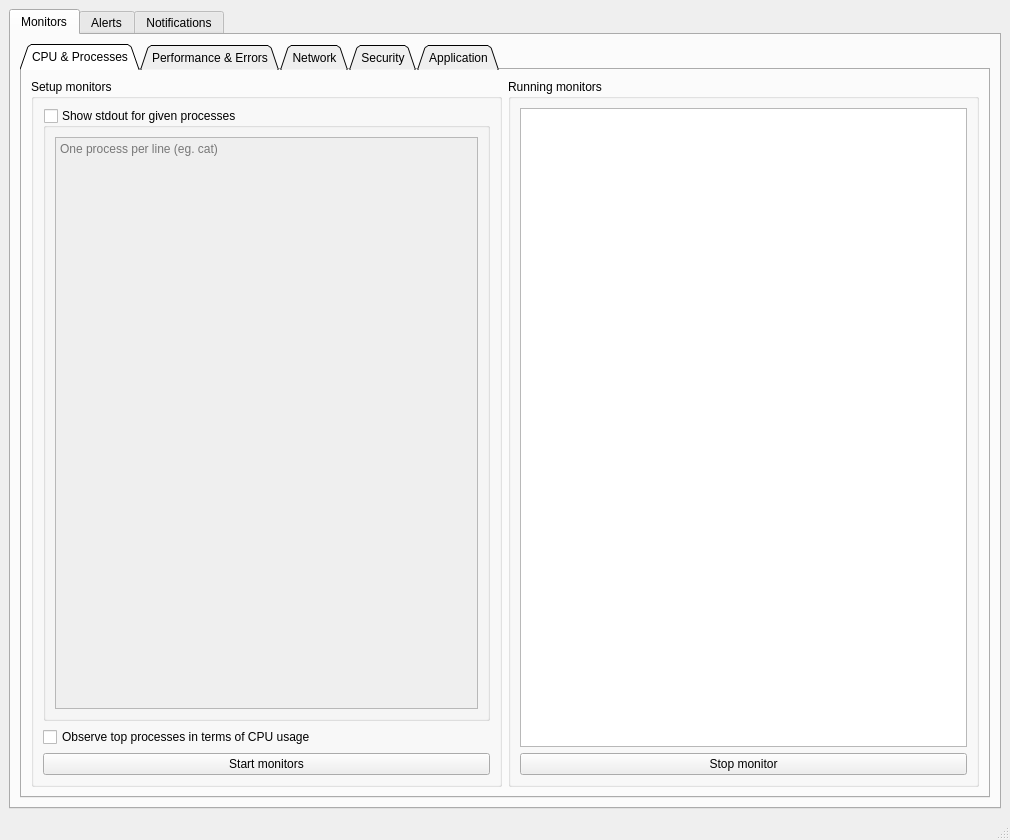
<?xml version="1.0" encoding="UTF-8"?>
<ui version="4.0">
 <class>MainWindow</class>
 <widget class="QMainWindow" name="MainWindow">
  <property name="windowModality">
   <enum>Qt::NonModal</enum>
  </property>
  <property name="geometry">
   <rect>
    <x>0</x>
    <y>0</y>
    <width>1010</width>
    <height>840</height>
   </rect>
  </property>
  <property name="windowTitle">
   <string>SAD UI</string>
  </property>
  <widget class="QWidget" name="centralwidget">
   <layout class="QHBoxLayout" name="horizontalLayout">
    <item>
     <widget class="QTabWidget" name="mainTabWidget">
      <property name="currentIndex">
       <number>0</number>
      </property>
      <widget class="QWidget" name="homeTab">
       <attribute name="title">
        <string>Monitors</string>
       </attribute>
       <layout class="QVBoxLayout" name="verticalLayout_3">
        <item>
         <widget class="QTabWidget" name="homeTabWidget">
          <property name="tabPosition">
           <enum>QTabWidget::North</enum>
          </property>
          <property name="tabShape">
           <enum>QTabWidget::Triangular</enum>
          </property>
          <property name="currentIndex">
           <number>0</number>
          </property>
          <property name="iconSize">
           <size>
            <width>150</width>
            <height>50</height>
           </size>
          </property>
          <property name="elideMode">
           <enum>Qt::ElideNone</enum>
          </property>
          <property name="documentMode">
           <bool>false</bool>
          </property>
          <property name="tabsClosable">
           <bool>false</bool>
          </property>
          <widget class="QWidget" name="homeCpuTab">
           <attribute name="title">
            <string>CPU &amp;&amp; Processes</string>
           </attribute>
           <layout class="QGridLayout" name="gridLayout">
            <item row="0" column="0">
             <widget class="QGroupBox" name="cpuSetupMonitorsGroupBox">
              <property name="title">
               <string>Setup monitors</string>
              </property>
              <property name="flat">
               <bool>false</bool>
              </property>
              <property name="checkable">
               <bool>false</bool>
              </property>
              <layout class="QVBoxLayout" name="verticalLayout">
               <item>
                <widget class="QGroupBox" name="cpuProcessesGroupBox">
                 <property name="enabled">
                  <bool>true</bool>
                 </property>
                 <property name="title">
                  <string>Show stdout for given processes</string>
                 </property>
                 <property name="checkable">
                  <bool>true</bool>
                 </property>
                 <property name="checked">
                  <bool>false</bool>
                 </property>
                 <layout class="QVBoxLayout" name="verticalLayout_6">
                  <item>
                   <widget class="QTextEdit" name="cpuProcessesTextEdit">
                    <property name="sizeAdjustPolicy">
                     <enum>QAbstractScrollArea::AdjustToContentsOnFirstShow</enum>
                    </property>
                    <property name="html">
                     <string>&lt;!DOCTYPE HTML PUBLIC &quot;-//W3C//DTD HTML 4.0//EN&quot; &quot;http://www.w3.org/TR/REC-html40/strict.dtd&quot;&gt;
&lt;html&gt;&lt;head&gt;&lt;meta name=&quot;qrichtext&quot; content=&quot;1&quot; /&gt;&lt;style type=&quot;text/css&quot;&gt;
p, li { white-space: pre-wrap; }
&lt;/style&gt;&lt;/head&gt;&lt;body style=&quot; font-family:'Ubuntu'; font-size:11pt; font-weight:400; font-style:normal;&quot;&gt;
&lt;p style=&quot;-qt-paragraph-type:empty; margin-top:0px; margin-bottom:0px; margin-left:0px; margin-right:0px; -qt-block-indent:0; text-indent:0px; font-family:'Cantarell';&quot;&gt;&lt;br /&gt;&lt;/p&gt;&lt;/body&gt;&lt;/html&gt;</string>
                    </property>
                    <property name="placeholderText">
                     <string>One process per line (eg. cat)</string>
                    </property>
                   </widget>
                  </item>
                 </layout>
                </widget>
               </item>
               <item>
                <widget class="QCheckBox" name="cpuTopProcessesCheckBox">
                 <property name="text">
                  <string>Observe top processes in terms of CPU usage</string>
                 </property>
                </widget>
               </item>
               <item>
                <widget class="QPushButton" name="cpuStartMonitorsPushButton">
                 <property name="text">
                  <string>Start monitors</string>
                 </property>
                 <property name="autoDefault">
                  <bool>false</bool>
                 </property>
                 <property name="default">
                  <bool>false</bool>
                 </property>
                </widget>
               </item>
              </layout>
             </widget>
            </item>
            <item row="0" column="1">
             <widget class="QGroupBox" name="cpuRunningMonitorsGroupBox">
              <property name="title">
               <string>Running monitors</string>
              </property>
              <layout class="QVBoxLayout" name="verticalLayout_2">
               <item>
                <widget class="QListWidget" name="cpuRunningMonitorsListWidget"/>
               </item>
               <item>
                <widget class="QPushButton" name="cpuStopMonitorPushButton">
                 <property name="text">
                  <string>Stop monitor</string>
                 </property>
                </widget>
               </item>
              </layout>
             </widget>
            </item>
           </layout>
          </widget>
          <widget class="QWidget" name="homeErrorsTab">
           <attribute name="title">
            <string>Performance &amp;&amp; Errors</string>
           </attribute>
           <layout class="QGridLayout" name="gridLayout_2">
            <item row="0" column="1">
             <widget class="QGroupBox" name="errorsRunningMonitorsGroupBox">
              <property name="title">
               <string>Running monitors</string>
              </property>
              <layout class="QVBoxLayout" name="verticalLayout_4">
               <item>
                <widget class="QListWidget" name="errorsRunningMonitorsListWidget">
                 <property name="sortingEnabled">
                  <bool>true</bool>
                 </property>
                </widget>
               </item>
               <item>
                <widget class="QPushButton" name="errorsStopMonitorPushButton">
                 <property name="text">
                  <string>Stop monitor</string>
                 </property>
                </widget>
               </item>
              </layout>
             </widget>
            </item>
            <item row="0" column="0">
             <widget class="QGroupBox" name="errorsSetupMonitorsGroupBox">
              <property name="title">
               <string>Setup monitors</string>
              </property>
              <property name="flat">
               <bool>false</bool>
              </property>
              <property name="checkable">
               <bool>false</bool>
              </property>
              <layout class="QVBoxLayout" name="verticalLayout_5">
               <item>
                <widget class="QGroupBox" name="errorsFileOpensGroupBox">
                 <property name="title">
                  <string>Show all failed file opens by given processes</string>
                 </property>
                 <property name="checkable">
                  <bool>true</bool>
                 </property>
                 <property name="checked">
                  <bool>false</bool>
                 </property>
                 <layout class="QVBoxLayout" name="verticalLayout_20">
                  <item>
                   <widget class="QTextEdit" name="errorsFileOpensTextEdit">
                    <property name="placeholderText">
                     <string>One process per line (eg. cat)</string>
                    </property>
                   </widget>
                  </item>
                 </layout>
                </widget>
               </item>
               <item>
                <widget class="QCheckBox" name="errorsTopSystemCallsCheckBox">
                 <property name="text">
                  <string>Observe top system calls returning errors</string>
                 </property>
                </widget>
               </item>
               <item>
                <widget class="QCheckBox" name="errorsTopFilesCheckBox">
                 <property name="text">
                  <string>Observe top files with I/O errors</string>
                 </property>
                </widget>
               </item>
               <item>
                <widget class="QCheckBox" name="errorsTopProcessesCheckBox">
                 <property name="text">
                  <string>Observe top processes with I/O errors</string>
                 </property>
                </widget>
               </item>
               <item>
                <widget class="QCheckBox" name="errorsFilesTimeCheckBox">
                 <property name="text">
                  <string>Observe files where most time has been spent</string>
                 </property>
                </widget>
               </item>
               <item>
                <widget class="QCheckBox" name="errorsSystemCallsTimeCheckBox">
                 <property name="text">
                  <string>Observe system calls where most time has been spent</string>
                 </property>
                </widget>
               </item>
               <item>
                <widget class="QPushButton" name="errorsStartMonitorsPushButton">
                 <property name="text">
                  <string>Start monitors</string>
                 </property>
                 <property name="autoDefault">
                  <bool>false</bool>
                 </property>
                 <property name="default">
                  <bool>false</bool>
                 </property>
                </widget>
               </item>
              </layout>
             </widget>
            </item>
           </layout>
          </widget>
          <widget class="QWidget" name="homeNetworkTab">
           <attribute name="title">
            <string>Network</string>
           </attribute>
           <layout class="QGridLayout" name="gridLayout_3">
            <item row="0" column="0">
             <widget class="QGroupBox" name="networkSetupMonitorsGroupBox">
              <property name="title">
               <string>Setup monitors</string>
              </property>
              <property name="flat">
               <bool>false</bool>
              </property>
              <property name="checkable">
               <bool>false</bool>
              </property>
              <layout class="QVBoxLayout" name="verticalLayout_8">
               <item>
                <widget class="QGroupBox" name="networkHostsGroupBox">
                 <property name="title">
                  <string>Show network data exchanged for given host IPs</string>
                 </property>
                 <property name="checkable">
                  <bool>true</bool>
                 </property>
                 <property name="checked">
                  <bool>false</bool>
                 </property>
                 <layout class="QVBoxLayout" name="verticalLayout_9">
                  <item>
                   <widget class="QTextEdit" name="networkHostsTextEdit">
                    <property name="sizeAdjustPolicy">
                     <enum>QAbstractScrollArea::AdjustToContentsOnFirstShow</enum>
                    </property>
                    <property name="html">
                     <string>&lt;!DOCTYPE HTML PUBLIC &quot;-//W3C//DTD HTML 4.0//EN&quot; &quot;http://www.w3.org/TR/REC-html40/strict.dtd&quot;&gt;
&lt;html&gt;&lt;head&gt;&lt;meta name=&quot;qrichtext&quot; content=&quot;1&quot; /&gt;&lt;style type=&quot;text/css&quot;&gt;
p, li { white-space: pre-wrap; }
&lt;/style&gt;&lt;/head&gt;&lt;body style=&quot; font-family:'Ubuntu'; font-size:11pt; font-weight:400; font-style:normal;&quot;&gt;
&lt;p style=&quot;-qt-paragraph-type:empty; margin-top:0px; margin-bottom:0px; margin-left:0px; margin-right:0px; -qt-block-indent:0; text-indent:0px; font-family:'Cantarell';&quot;&gt;&lt;br /&gt;&lt;/p&gt;&lt;/body&gt;&lt;/html&gt;</string>
                    </property>
                    <property name="placeholderText">
                     <string>One host per line (eg. 192.168.0.1)</string>
                    </property>
                   </widget>
                  </item>
                 </layout>
                </widget>
               </item>
               <item>
                <widget class="QCheckBox" name="networkTopConnectionsCheckBox">
                 <property name="text">
                  <string>Observe top network connections in terms of bandwidth</string>
                 </property>
                </widget>
               </item>
               <item>
                <widget class="QCheckBox" name="networkTopProcessesCheckBox">
                 <property name="text">
                  <string>Observe top processes in terms of bandwidth</string>
                 </property>
                </widget>
               </item>
               <item>
                <widget class="QPushButton" name="networkStartMonitorsPushButton">
                 <property name="text">
                  <string>Start monitors</string>
                 </property>
                 <property name="autoDefault">
                  <bool>false</bool>
                 </property>
                 <property name="default">
                  <bool>false</bool>
                 </property>
                </widget>
               </item>
              </layout>
             </widget>
            </item>
            <item row="0" column="1">
             <widget class="QGroupBox" name="networkRunningMonitorsGroupBox">
              <property name="title">
               <string>Running monitors</string>
              </property>
              <layout class="QVBoxLayout" name="verticalLayout_10">
               <item>
                <widget class="QListWidget" name="networkRunningMonitorsListWidget">
                 <property name="sortingEnabled">
                  <bool>true</bool>
                 </property>
                </widget>
               </item>
               <item>
                <widget class="QPushButton" name="networkStopMonitorPushButton">
                 <property name="text">
                  <string>Stop monitor</string>
                 </property>
                </widget>
               </item>
              </layout>
             </widget>
            </item>
           </layout>
          </widget>
          <widget class="QWidget" name="homeSecurityTab">
           <attribute name="title">
            <string>Security</string>
           </attribute>
           <layout class="QGridLayout" name="gridLayout_4">
            <item row="0" column="0">
             <widget class="QGroupBox" name="securitySetupMonitorsGroupBox">
              <property name="title">
               <string>Setup monitors</string>
              </property>
              <property name="flat">
               <bool>false</bool>
              </property>
              <property name="checkable">
               <bool>false</bool>
              </property>
              <layout class="QVBoxLayout" name="verticalLayout_12">
               <item>
                <widget class="QGroupBox" name="securityLoginShellsGroupBox">
                 <property name="title">
                  <string>Show all the commands executed by the login shell with given ID</string>
                 </property>
                 <property name="checkable">
                  <bool>true</bool>
                 </property>
                 <property name="checked">
                  <bool>false</bool>
                 </property>
                 <layout class="QVBoxLayout" name="verticalLayout_13">
                  <item>
                   <widget class="QTextEdit" name="securityLoginShellsTextEdit">
                    <property name="sizeAdjustPolicy">
                     <enum>QAbstractScrollArea::AdjustToContentsOnFirstShow</enum>
                    </property>
                    <property name="html">
                     <string>&lt;!DOCTYPE HTML PUBLIC &quot;-//W3C//DTD HTML 4.0//EN&quot; &quot;http://www.w3.org/TR/REC-html40/strict.dtd&quot;&gt;
&lt;html&gt;&lt;head&gt;&lt;meta name=&quot;qrichtext&quot; content=&quot;1&quot; /&gt;&lt;style type=&quot;text/css&quot;&gt;
p, li { white-space: pre-wrap; }
&lt;/style&gt;&lt;/head&gt;&lt;body style=&quot; font-family:'Ubuntu'; font-size:11pt; font-weight:400; font-style:normal;&quot;&gt;
&lt;p style=&quot;-qt-paragraph-type:empty; margin-top:0px; margin-bottom:0px; margin-left:0px; margin-right:0px; -qt-block-indent:0; text-indent:0px; font-family:'Cantarell';&quot;&gt;&lt;br /&gt;&lt;/p&gt;&lt;/body&gt;&lt;/html&gt;</string>
                    </property>
                    <property name="placeholderText">
                     <string>One ID per line (eg. 5459)</string>
                    </property>
                   </widget>
                  </item>
                 </layout>
                </widget>
               </item>
               <item>
                <widget class="QGroupBox" name="securityUserDirectoriesGroupBox">
                 <property name="title">
                  <string>Show the directories that a user visits</string>
                 </property>
                 <property name="checkable">
                  <bool>true</bool>
                 </property>
                 <property name="checked">
                  <bool>false</bool>
                 </property>
                 <layout class="QVBoxLayout" name="verticalLayout_14">
                  <item>
                   <widget class="QTextEdit" name="securityUserDirectoriesTextEdit">
                    <property name="placeholderText">
                     <string>One user per line (eg. root)</string>
                    </property>
                   </widget>
                  </item>
                 </layout>
                </widget>
               </item>
               <item>
                <widget class="QGroupBox" name="securityFileOpensGroupBox">
                 <property name="title">
                  <string>Show every file open that happens in a directory</string>
                 </property>
                 <property name="checkable">
                  <bool>true</bool>
                 </property>
                 <property name="checked">
                  <bool>false</bool>
                 </property>
                 <layout class="QVBoxLayout" name="verticalLayout_15">
                  <item>
                   <widget class="QTextEdit" name="securityFileOpensTextEdit">
                    <property name="placeholderText">
                     <string>One directory per line (eg. /etc)</string>
                    </property>
                   </widget>
                  </item>
                 </layout>
                </widget>
               </item>
               <item>
                <widget class="QPushButton" name="securityStartMonitorsPushButton">
                 <property name="text">
                  <string>Start monitors</string>
                 </property>
                 <property name="autoDefault">
                  <bool>false</bool>
                 </property>
                 <property name="default">
                  <bool>false</bool>
                 </property>
                </widget>
               </item>
              </layout>
             </widget>
            </item>
            <item row="0" column="1">
             <widget class="QGroupBox" name="securityRunningMonitorsGroupBox">
              <property name="title">
               <string>Running monitors</string>
              </property>
              <layout class="QVBoxLayout" name="verticalLayout_11">
               <item>
                <widget class="QListWidget" name="securityRunningMonitorsListWidget">
                 <property name="sortingEnabled">
                  <bool>true</bool>
                 </property>
                </widget>
               </item>
               <item>
                <widget class="QPushButton" name="securityStopMonitorPushButton">
                 <property name="text">
                  <string>Stop monitor</string>
                 </property>
                </widget>
               </item>
              </layout>
             </widget>
            </item>
           </layout>
          </widget>
          <widget class="QWidget" name="homeAppTab">
           <attribute name="title">
            <string>Application</string>
           </attribute>
           <layout class="QGridLayout" name="gridLayout_5">
            <item row="0" column="0">
             <widget class="QGroupBox" name="appSetupMonitorsGroupBox">
              <property name="title">
               <string>Setup monitors</string>
              </property>
              <property name="flat">
               <bool>false</bool>
              </property>
              <property name="checkable">
               <bool>false</bool>
              </property>
              <layout class="QVBoxLayout" name="verticalLayout_17">
               <item>
                <widget class="QGroupBox" name="appHTTPGroupBox">
                 <property name="title">
                  <string>Show all HTTP requests of specified type by the machine</string>
                 </property>
                 <property name="checkable">
                  <bool>true</bool>
                 </property>
                 <property name="checked">
                  <bool>false</bool>
                 </property>
                 <layout class="QVBoxLayout" name="verticalLayout_18">
                  <item>
                   <widget class="QTextEdit" name="appHTTPTextEdit">
                    <property name="sizeAdjustPolicy">
                     <enum>QAbstractScrollArea::AdjustToContentsOnFirstShow</enum>
                    </property>
                    <property name="html">
                     <string>&lt;!DOCTYPE HTML PUBLIC &quot;-//W3C//DTD HTML 4.0//EN&quot; &quot;http://www.w3.org/TR/REC-html40/strict.dtd&quot;&gt;
&lt;html&gt;&lt;head&gt;&lt;meta name=&quot;qrichtext&quot; content=&quot;1&quot; /&gt;&lt;style type=&quot;text/css&quot;&gt;
p, li { white-space: pre-wrap; }
&lt;/style&gt;&lt;/head&gt;&lt;body style=&quot; font-family:'Ubuntu'; font-size:11pt; font-weight:400; font-style:normal;&quot;&gt;
&lt;p style=&quot;-qt-paragraph-type:empty; margin-top:0px; margin-bottom:0px; margin-left:0px; margin-right:0px; -qt-block-indent:0; text-indent:0px; font-family:'Cantarell';&quot;&gt;&lt;br /&gt;&lt;/p&gt;&lt;/body&gt;&lt;/html&gt;</string>
                    </property>
                    <property name="placeholderText">
                     <string>One type per line (eg. GET, POST)</string>
                    </property>
                   </widget>
                  </item>
                 </layout>
                </widget>
               </item>
               <item>
                <widget class="QGroupBox" name="appSQLGroupBox">
                 <property name="title">
                  <string>Show all SQL queries of specified type by the machine</string>
                 </property>
                 <property name="checkable">
                  <bool>true</bool>
                 </property>
                 <property name="checked">
                  <bool>false</bool>
                 </property>
                 <layout class="QVBoxLayout" name="verticalLayout_19">
                  <item>
                   <widget class="QTextEdit" name="appSQLTextEdit">
                    <property name="placeholderText">
                     <string>One type per line (eg. SELECT, UPDATE)</string>
                    </property>
                   </widget>
                  </item>
                 </layout>
                </widget>
               </item>
               <item>
                <widget class="QPushButton" name="appStartMonitorsPushButton">
                 <property name="text">
                  <string>Start monitors</string>
                 </property>
                 <property name="autoDefault">
                  <bool>false</bool>
                 </property>
                 <property name="default">
                  <bool>false</bool>
                 </property>
                </widget>
               </item>
              </layout>
             </widget>
            </item>
            <item row="0" column="1">
             <widget class="QGroupBox" name="appRunningMonitorsGroupBox">
              <property name="title">
               <string>Running monitors</string>
              </property>
              <layout class="QVBoxLayout" name="verticalLayout_16">
               <item>
                <widget class="QListWidget" name="appRunningMonitorsListWidget">
                 <property name="sortingEnabled">
                  <bool>true</bool>
                 </property>
                </widget>
               </item>
               <item>
                <widget class="QPushButton" name="appStopMonitorPushButton">
                 <property name="text">
                  <string>Stop monitor</string>
                 </property>
                </widget>
               </item>
              </layout>
             </widget>
            </item>
           </layout>
          </widget>
         </widget>
        </item>
       </layout>
      </widget>
      <widget class="QWidget" name="alertsTab">
       <attribute name="title">
        <string>Alerts</string>
       </attribute>
       <layout class="QHBoxLayout" name="horizontalLayout_2">
        <item>
         <widget class="QGroupBox" name="alertsAlertDetailsGroupBox">
          <property name="title">
           <string>Alert details</string>
          </property>
          <layout class="QVBoxLayout" name="verticalLayout_23">
           <item>
            <widget class="QGroupBox" name="alertsTriggerGroupBox">
             <property name="title">
              <string>Trigger</string>
             </property>
             <layout class="QFormLayout" name="formLayout_4">
              <item row="0" column="0">
               <widget class="QLabel" name="alertsAlertNameLabel">
                <property name="text">
                 <string>Alert name</string>
                </property>
                <property name="margin">
                 <number>4</number>
                </property>
               </widget>
              </item>
              <item row="0" column="1">
               <widget class="QTextEdit" name="alertsAlertNameTextEdit">
                <property name="placeholderText">
                 <string>Alert name (eg. alert_x)</string>
                </property>
               </widget>
              </item>
              <item row="1" column="0">
               <widget class="QLabel" name="alertsChooseMonitorLabel">
                <property name="text">
                 <string>Choose monitor</string>
                </property>
                <property name="margin">
                 <number>4</number>
                </property>
               </widget>
              </item>
              <item row="1" column="1">
               <widget class="QComboBox" name="alertsChooseMonitorComboBox"/>
              </item>
              <item row="5" column="0">
               <widget class="QLabel" name="alertsSetMetricLabel">
                <property name="text">
                 <string>Set metric</string>
                </property>
                <property name="wordWrap">
                 <bool>false</bool>
                </property>
                <property name="margin">
                 <number>4</number>
                </property>
                <property name="indent">
                 <number>-1</number>
                </property>
               </widget>
              </item>
              <item row="5" column="1">
               <widget class="QWidget" name="alertsSetMetricWidget" native="true">
                <property name="enabled">
                 <bool>true</bool>
                </property>
                <layout class="QHBoxLayout" name="horizontalLayout_4">
                 <item>
                  <widget class="QLabel" name="alertsMetricDescription">
                   <property name="text">
                    <string>Metric</string>
                   </property>
                  </widget>
                 </item>
                 <item>
                  <widget class="QComboBox" name="alertsMetricOperationComboBox">
                   <property name="enabled">
                    <bool>true</bool>
                   </property>
                   <property name="editable">
                    <bool>false</bool>
                   </property>
                   <item>
                    <property name="text">
                     <string>&gt;</string>
                    </property>
                   </item>
                   <item>
                    <property name="text">
                     <string>&lt;</string>
                    </property>
                   </item>
                   <item>
                    <property name="text">
                     <string>=</string>
                    </property>
                   </item>
                  </widget>
                 </item>
                 <item>
                  <widget class="QSpinBox" name="alertsMetricValueSpinBox">
                   <property name="maximum">
                    <number>999999999</number>
                   </property>
                  </widget>
                 </item>
                 <item>
                  <widget class="QComboBox" name="alertsMetricUnitComboBox"/>
                 </item>
                </layout>
               </widget>
              </item>
             </layout>
            </widget>
           </item>
           <item>
            <widget class="QGroupBox" name="alertsActionGroupBox">
             <property name="title">
              <string>Action</string>
             </property>
             <layout class="QGridLayout" name="gridLayout_7">
              <item row="0" column="0">
               <widget class="QGroupBox" name="alertsCaptureGroupBox">
                <property name="title">
                 <string>Set up capture</string>
                </property>
                <property name="checkable">
                 <bool>true</bool>
                </property>
                <layout class="QGridLayout" name="gridLayout_8">
                 <item row="3" column="0">
                  <widget class="QLabel" name="alertsFileNameLabel">
                   <property name="text">
                    <string>Filename</string>
                   </property>
                  </widget>
                 </item>
                 <item row="3" column="1">
                  <widget class="QTextEdit" name="alertsFileNameTextEdit">
                   <property name="sizeAdjustPolicy">
                    <enum>QAbstractScrollArea::AdjustToContents</enum>
                   </property>
                   <property name="placeholderText">
                    <string>Meaningful filename</string>
                   </property>
                  </widget>
                 </item>
                 <item row="1" column="0">
                  <widget class="QLabel" name="alertsCaptureDurationLabel">
                   <property name="text">
                    <string>Capture for (seconds)</string>
                   </property>
                  </widget>
                 </item>
                 <item row="1" column="1">
                  <widget class="QSpinBox" name="alertsCaptureDurationSpinBox">
                   <property name="minimum">
                    <number>1</number>
                   </property>
                   <property name="maximum">
                    <number>86400</number>
                   </property>
                   <property name="value">
                    <number>60</number>
                   </property>
                  </widget>
                 </item>
                </layout>
               </widget>
              </item>
             </layout>
            </widget>
           </item>
           <item>
            <widget class="QPushButton" name="alertsSaveAlertPushButton">
             <property name="text">
              <string>Save alert</string>
             </property>
            </widget>
           </item>
          </layout>
         </widget>
        </item>
        <item>
         <widget class="QGroupBox" name="alertsListGroupBox">
          <property name="title">
           <string>Alert list</string>
          </property>
          <layout class="QVBoxLayout" name="verticalLayout_22">
           <item>
            <widget class="QListWidget" name="alertsListListWidget"/>
           </item>
           <item>
            <layout class="QHBoxLayout" name="alertsAlertListButtons">
             <item>
              <widget class="QPushButton" name="alertsEditAlertPushButton">
               <property name="text">
                <string>Edit</string>
               </property>
              </widget>
             </item>
             <item>
              <widget class="QPushButton" name="alertsDeleteAlertPushButton">
               <property name="text">
                <string>Delete</string>
               </property>
              </widget>
             </item>
            </layout>
           </item>
          </layout>
         </widget>
        </item>
       </layout>
      </widget>
      <widget class="QWidget" name="notificationsTab">
       <attribute name="title">
        <string>Notifications</string>
       </attribute>
       <layout class="QGridLayout" name="gridLayout_10">
        <item row="0" column="0">
         <widget class="QTableWidget" name="notificationsTableWidget">
          <property name="columnCount">
           <number>4</number>
          </property>
          <attribute name="horizontalHeaderCascadingSectionResizes">
           <bool>true</bool>
          </attribute>
          <attribute name="horizontalHeaderDefaultSectionSize">
           <number>300</number>
          </attribute>
          <attribute name="horizontalHeaderStretchLastSection">
           <bool>true</bool>
          </attribute>
          <column>
           <property name="text">
            <string>Datetime</string>
           </property>
          </column>
          <column>
           <property name="text">
            <string>Alert name</string>
           </property>
          </column>
          <column>
           <property name="text">
            <string>File name</string>
           </property>
          </column>
          <column>
           <property name="text">
            <string>Details</string>
           </property>
          </column>
         </widget>
        </item>
       </layout>
      </widget>
     </widget>
    </item>
   </layout>
  </widget>
  <widget class="QStatusBar" name="statusbar">
   <property name="sizeGripEnabled">
    <bool>true</bool>
   </property>
  </widget>
 </widget>
 <resources/>
 <connections/>
</ui>
